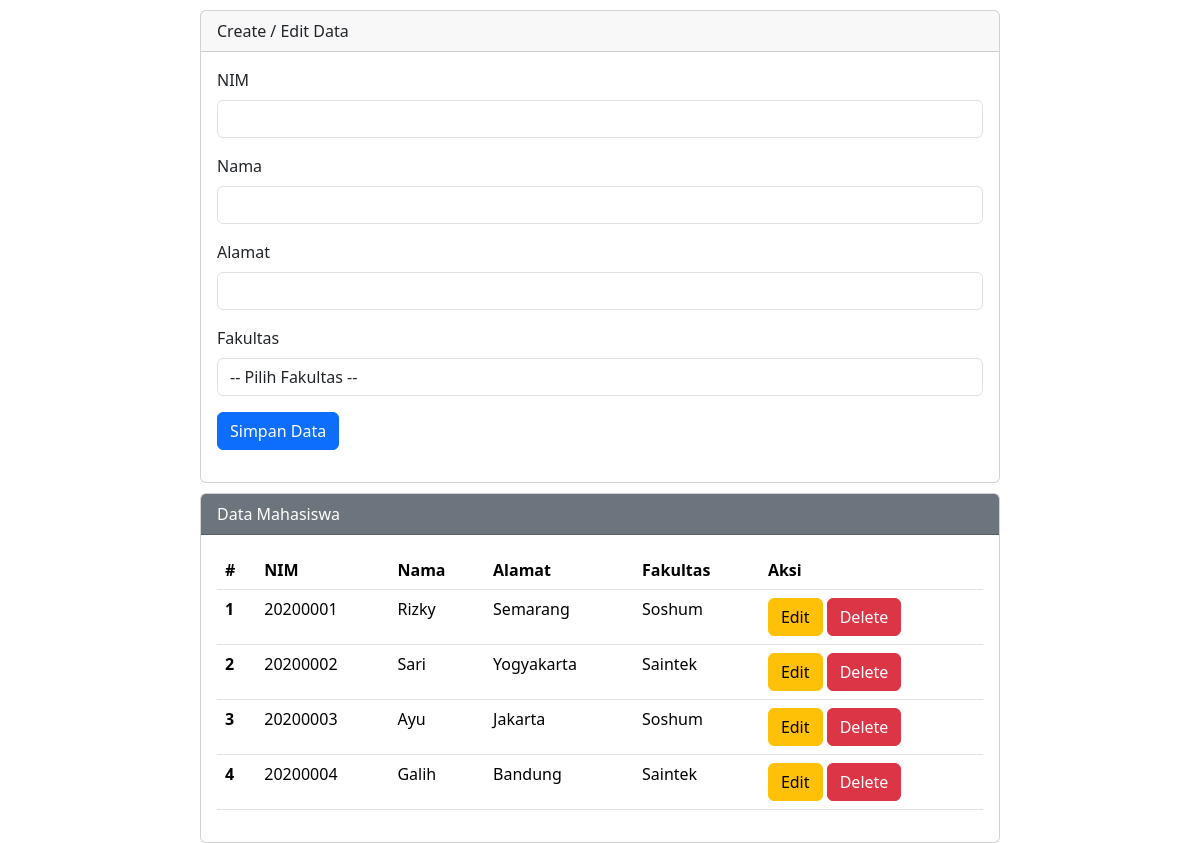
The page / on the database its author committed.
### tables this page shows
CREATE TABLE `mahasiswa` (
  `id` INT UNSIGNED NOT NULL AUTO_INCREMENT,
  `nim` CHAR(8) NOT NULL,
  `nama` VARCHAR(50) NOT NULL,
  `alamat` VARCHAR(125) NOT NULL,
  `fakultas` VARCHAR(40) NOT NULL,
  `created_at` TIMESTAMP NOT NULL DEFAULT CURRENT_TIMESTAMP,
  `updated_at` TIMESTAMP NOT NULL DEFAULT CURRENT_TIMESTAMP ON UPDATE CURRENT_TIMESTAMP,
  PRIMARY KEY (`id`),
  UNIQUE KEY `nim` (`nim`)
);

### index.php (the view, shortened to what this page needs)
<?php
include "service/database.php";
$nim        = "";
$nama       = "";
$alamat     = "";
?>
<html lang="en">
<head>
    <link href="https://cdn.jsdelivr.net/npm/bootstrap@5.3.7/dist/css/bootstrap.min.css" rel="stylesheet">
</head>
<body>
    <div class="mx-auto">
        <div class="card">
            <div class="card-header">
                Create / Edit Data
            </div>
            <div class="card-body">
                <form action="" method="POST">
                    <div class="mb-3">
                        <label for="nim" class="form-label">NIM</label>
                        <input type="text" class="form-control" id="nim" name="nim" value="<?= $nim ?>">
                    </div>
                    <div class="mb-3">
                        <label for="nama" class="form-label">Nama</label>
                        <input type="text" class="form-control" id="nama" name="nama" value="<?= $nama ?>">
                    </div>
                    <div class="mb-3">
                        <label for="alamat" class="form-label">Alamat</label>
                        <input type="text" class="form-control" id="alamat" name="alamat" value="<?= $alamat ?>">
                    </div>
                    <div class="mb-3">
                        <label for="fakultas" class="form-label">Fakultas</label>
                        <select class="form-control" id="fakultas" name="fakultas">
                            <option value="">-- Pilih Fakultas --</option>
                        </select>
                    </div>
                    <div class="col-12">
                        <input type="submit" name="simpan" value="Simpan Data" class="btn btn-primary">
                    </div>
                </form>
            </div>
        </div>
        <div class="card">
            <div class="card-header text-white bg-secondary">
                Data Mahasiswa
            </div>
            <div class="card-body">
                <table class="table">
                    <thead>
                        <tr>
                            <th scope="col">#</th>
                            <th scope="col">NIM</th>
                            <th scope="col">Nama</th>
                            <th scope="col">Alamat</th>
                            <th scope="col">Fakultas</th>
                            <th scope="col">Aksi</th>
                        </tr>
                    </thead>
                    <tbody>
                        <?php
                        $sql2   = "select * from mahasiswa order by id";
                        $q2     = mysqli_query($koneksi, $sql2);
                        $urut = 1;
                        while($r2 = mysqli_fetch_array($q2)) {
                            $id     = $r2['id'];
                            $nim    = $r2['nim'];
                            $nama       = $r2['nama'];
                            $alamat     = $r2['alamat'];
                            $fakultas   = $r2['fakultas'];
                        ?>
                            <tr>
                                <th scope="row"><?= $urut++ ?></th>
                                <td scope="row"><?= $nim ?></td>
                                <td scope="row"><?= $nama ?></td>
                                <td scope="row"><?= $alamat ?></td>
                                <td scope="row"><?= $fakultas ?></td>
                                <td scope="row">
                                    <a href="index.php?op=edit&id=<?= $id ?>"><button type="button" class="btn btn-warning">Edit</button></a>
                                    <a href="index.php?op=delete&id=<?= $id ?>" onclick="return confirm('Yakin mau delete data?')"><button type="button" class="btn btn-danger">Delete</button></a>
                                </td>
                            </tr>
                        <?php
                        }
                        ?>
                    </tbody>
                </table>
            </div>
        </div>
    </div>
</body>
</html>

### index.php (style rules this page uses)
.mx-auto { width: 800px; }
.card { margin-top: 10px; }

### rows shown on the page
mahasiswa: nim "20200001", nama "Rizky", alamat "Semarang", fakultas "Soshum"
mahasiswa: nim "20200002", nama "Sari", alamat "Yogyakarta", fakultas "Saintek"
mahasiswa: nim "20200003", nama "Ayu", alamat "Jakarta", fakultas "Soshum"
mahasiswa: nim "20200004", nama "Galih", alamat "Bandung", fakultas "Saintek"
